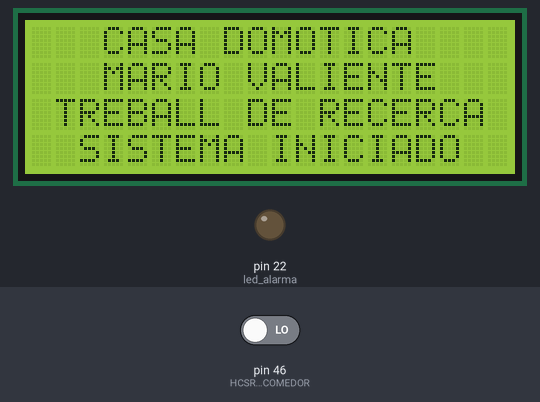
A sketch run on a simulated Arduino Mega 2560, built with avr-gcc and run on an emulated ATmega2560. On the bench: 20×4 character LCD, output pins drawn as LEDs (lit = HIGH). Wiring (inferred from the names in the program): DS3231 clock at I2C address 0x68. The inputs (shaded band) are chosen by the test bench; at power-on: pin 46 (HCSR501_COMEDOR) LOW. The local clock reads 2024-03-15 10:24:30 at power-on unless the sketch sets it; what the sketch prints to the serial monitor is not drawn.

Above: at 2.3 s.
2.4 s: pin 46 (HCSR501_COMEDOR) driven HIGH
At 3.7 s:
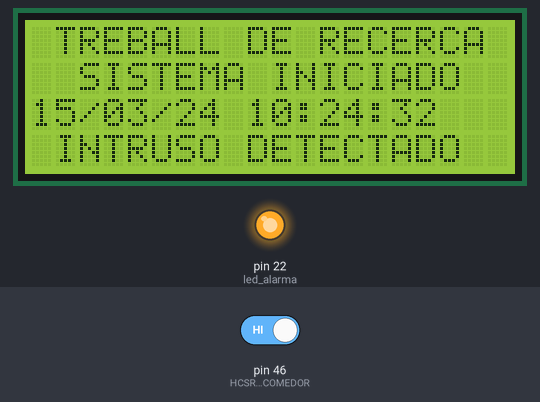
4.0 s: pin 46 (HCSR501_COMEDOR) driven LOW
At 4.9 s:
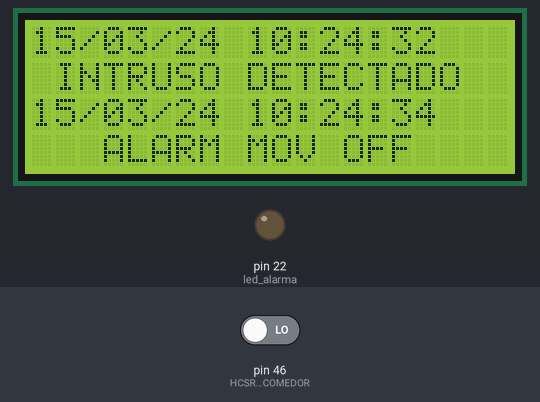
5.6 s: pin 46 (HCSR501_COMEDOR) driven HIGH
At 6.1 s:
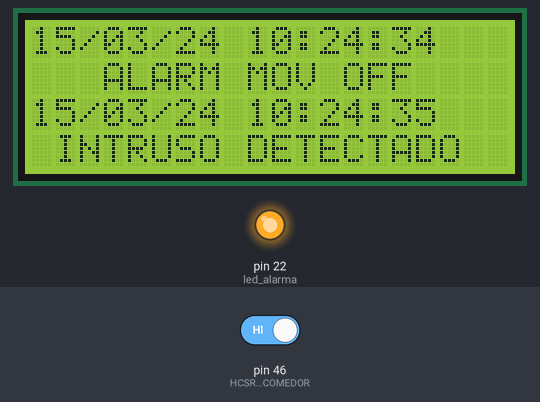
Timing chart, 0 to 8.6 s (numbered marks = the images above; inputs shaded):
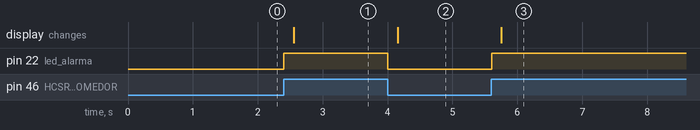

The sketch:

MVC_01.ino
```cpp
// Inicio Real Time Clock
//=======================

#include <Wire.h>   // Se inicia programa de comunicaciones por bus serie SDA/SCL
#define DS3231_I2C_ADDRESS 0x68  // Se define la direccion de memoria del reloj RTC para acceder
#include <LiquidCrystal_I2C.h>   // Se arranca libreria LCD
LiquidCrystal_I2C lcd(0x27,20,4);  // Se define la direccion del LCD y tamaño 0x27 y 20 columnas 4 filas


String HORA_ACTUAL ="";      // variable texto para almacenar la hora
const byte led_alarma = 22 ;
const byte HCSR501_COMEDOR = 46;

boolean Sensor_mov = false;
boolean Sensor_mov_antes = false;

String Linea0 = "   CASA DOMOTICA    ";  //  pantalla LCD inicial
String Linea1 = "   MARIO VALIENTE   ";
String Linea2 = " TREBALL DE RECERCA ";
String Linea3 = "  SISTEMA INICIADO  ";
String Linea4 = "";


// UTIL RELOJ Conversion de decimal a hexadecimal
//=======================================================
byte decToBcd(byte val)
{   return( (val/10*16) + (val%10) ); }

// UTIL RELOJ Conversion de hexadecimal a decimal
//=======================================================
byte bcdToDec(byte val)
{   return( (val/16*10) + (val%16) ); }

// UTIL RELOJ Poner en hora el reloj , ejemplo setDS3231time(59, 14, 12, 1, 23, 8, 15);
void setDS3231time(byte second, byte minute, byte hour, byte dayOfWeek, byte dayOfMonth, byte month, byte year)
//==============================================================================================================
{
  Wire.beginTransmission(DS3231_I2C_ADDRESS);
  Wire.write(0); // set next input to start at the seconds register
  Wire.write(decToBcd(second)); // set seconds
  Wire.write(decToBcd(minute)); // set minutes
  Wire.write(decToBcd(hour)); // set hours
  Wire.write(decToBcd(dayOfWeek)); // set day of week (1=Sunday, 7=Saturday)
  Wire.write(decToBcd(dayOfMonth)); // set date (1 to 31)
  Wire.write(decToBcd(month)); // set month
  Wire.write(decToBcd(year)); // set year (0 to 99)
  Wire.endTransmission();
}

// UTIL RELOJ Pedir hora a reloj , ejemplo HORA_ACTUAL = readDS3231time(); equivale a "23/08/15 12:14:59"
//=======================================================================================================
String readDS3231time()
{
 byte  *second ;
 byte  *minute ;
 byte  *hour ;
 byte  *dayOfWeek ;
 byte  *dayOfMonth ;
 byte  *month ;
 byte  *year ;

  Wire.beginTransmission(DS3231_I2C_ADDRESS);
  Wire.write(0); // set DS3231 register pointer to 00h
  Wire.endTransmission();
  Wire.requestFrom(DS3231_I2C_ADDRESS, 7);
  // request seven bytes of data from DS3231 starting from register 00h
*second = bcdToDec(Wire.read() & 0x7f);
*minute = bcdToDec(Wire.read());
*hour = bcdToDec(Wire.read() & 0x3f);
*dayOfWeek = bcdToDec(Wire.read());
*dayOfMonth = bcdToDec(Wire.read());
*month = bcdToDec(Wire.read());
*year = bcdToDec(Wire.read());

String fechayhora = "";
if (*dayOfMonth<10) { fechayhora = fechayhora + "0" ; }
fechayhora = fechayhora + String(*dayOfMonth) + "/" ;
if (*month<10) { fechayhora = fechayhora + "0" ; }
fechayhora = fechayhora + String(*month) + "/" ;
if (*year<10) { fechayhora = fechayhora + "0" ; }
fechayhora = fechayhora + String(*year) ;

fechayhora = fechayhora + " ";

if (*hour<10) { fechayhora = fechayhora + "0" ; }
fechayhora = fechayhora + String(*hour) + ":" ;
if (*minute<10) { fechayhora = fechayhora + "0" ; }
fechayhora = fechayhora + String(*minute) + ":" ;
if (*second<10) { fechayhora = fechayhora + "0" ; }
fechayhora = fechayhora + String(*second) ;

return fechayhora;
}


//============== INICIALIZACION DEL ARDUINO ============================
void setup()
{
  Wire.begin();
  Serial.begin(9600);
      // Si se desea inicializar la hora
      // DS3231 seconds, minutes, hours, day, date, month, year
      // setDS3231time(05,01,15,3,18,8,15);
  lcd.init();
  lcd.backlight();
  lcd.clear ();

  pinMode (HCSR501_COMEDOR, INPUT ); //SENSOR MOVIMIENTO
  pinMode (led_alarma, OUTPUT );

  lcd.setCursor (0,0);
  lcd.print (Linea0);
  lcd.setCursor (0,1);
  lcd.print (Linea1);   //imprimiendo la pantalla LCD inicial
  lcd.setCursor (0,2);
  lcd.print (Linea2);
  lcd.setCursor (0,3);
  lcd.print (Linea3);

  delay (1000); // dejar un tiempo de espera antes de ejecutar LOOP
}


//============== INICIALIZACION DEL PROGRAMA "LOOP" ============================
void loop()
{

  Sensor_mov = digitalRead (HCSR501_COMEDOR);  //LEEMOS EL SENSOR SI HAY MOVIMIENTO O NO


if (Sensor_mov != Sensor_mov_antes){    // comparamos si la variable actual es igual que la anterior
  HORA_ACTUAL = readDS3231time(); // HORA_ACTUAL ="DD/MM/AA HH:MM:SS" texto de 17 caracteres
  HORA_ACTUAL = HORA_ACTUAL + "   ";

  if  (Sensor_mov)
  {
  digitalWrite (led_alarma, HIGH);
  Serial.print ( HORA_ACTUAL );
  Serial.println ("INTRUSO DETECTADO ALARMA ACTIVADA");
  Linea4 = (HORA_ACTUAL);
  scroll_lcd ();
  Linea4 = " INTRUSO DETECTADO  ";

  }
  else
  {
  digitalWrite (led_alarma, LOW);
  Serial.print ( HORA_ACTUAL );
  Serial.println ("ALARMA DE MOVIMIENTO DESACTIVADA");
  Linea4 = (HORA_ACTUAL);
  scroll_lcd ();
  Linea4 = "   ALARM MOV OFF    ";
  }
  scroll_lcd ();
Sensor_mov_antes = Sensor_mov;  // cambiamos el valor de la variable del sensor para que la lectura actual al siguiente loop sea la anterior
}
}
//============================================

void scroll_lcd () {   // scroll del lcd

lcd.setCursor (0,0);
Linea0 = Linea1;    // funcion que permite que las letras dela pantalla van subiendo hacia arriba
lcd.print (Linea0);

lcd.setCursor (0,1);
Linea1 = Linea2;
lcd.print (Linea1);

lcd.setCursor (0,2);
Linea2 = Linea3;
lcd.print (Linea2);

lcd.setCursor (0,3);
Linea3 = Linea4;
lcd.print (Linea3);

}
```

Measured:
- after the input at 2.4 s, pin 22 (led_alarma): LOW → HIGH at once; the display: changes after 0.16 s (image 1)
- after the input at 4.0 s, pin 22 (led_alarma): HIGH → LOW at once; the display: changes after 0.16 s (image 2)
- after the input at 5.6 s, pin 22 (led_alarma): LOW → HIGH at once; the display: changes after 0.16 s (image 3)
